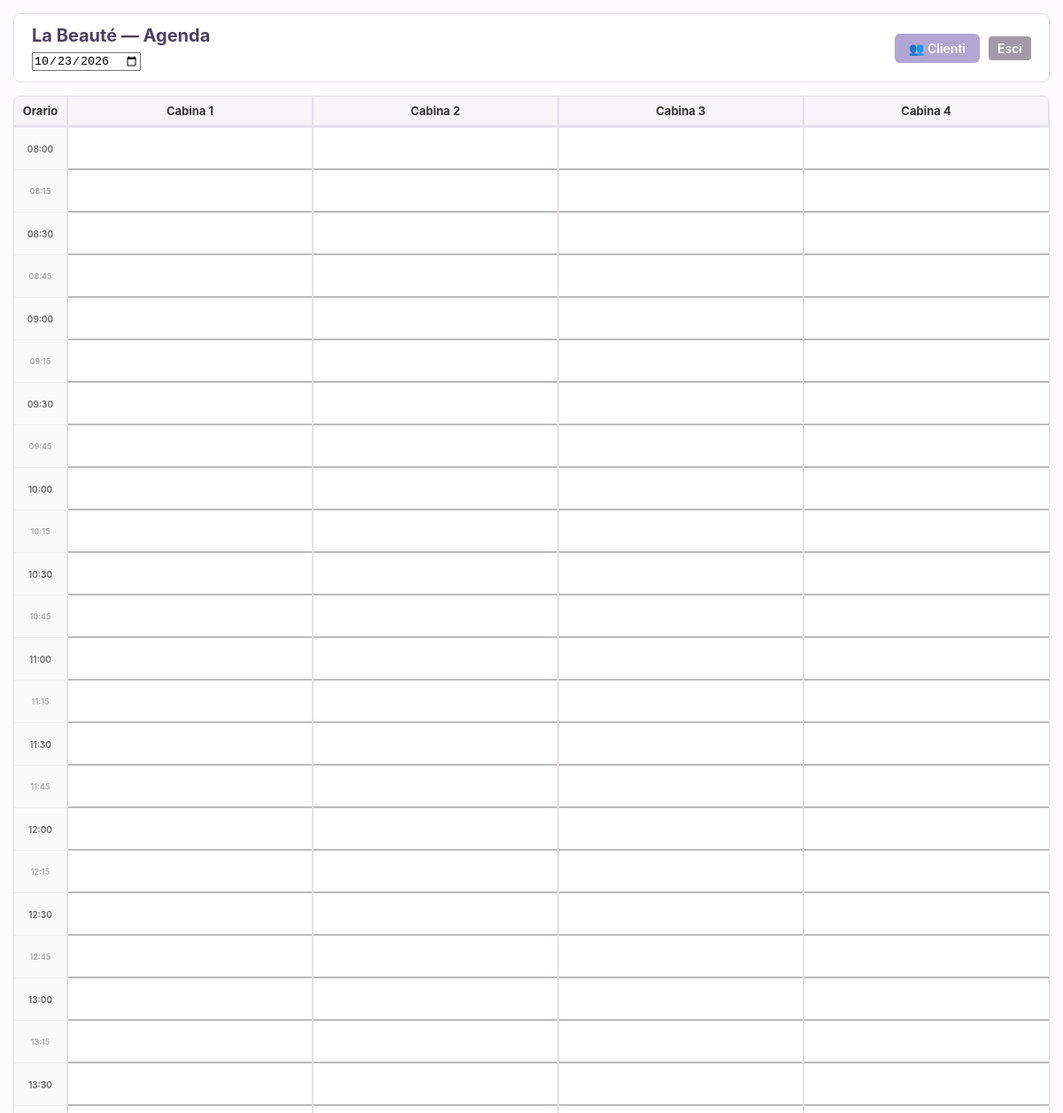
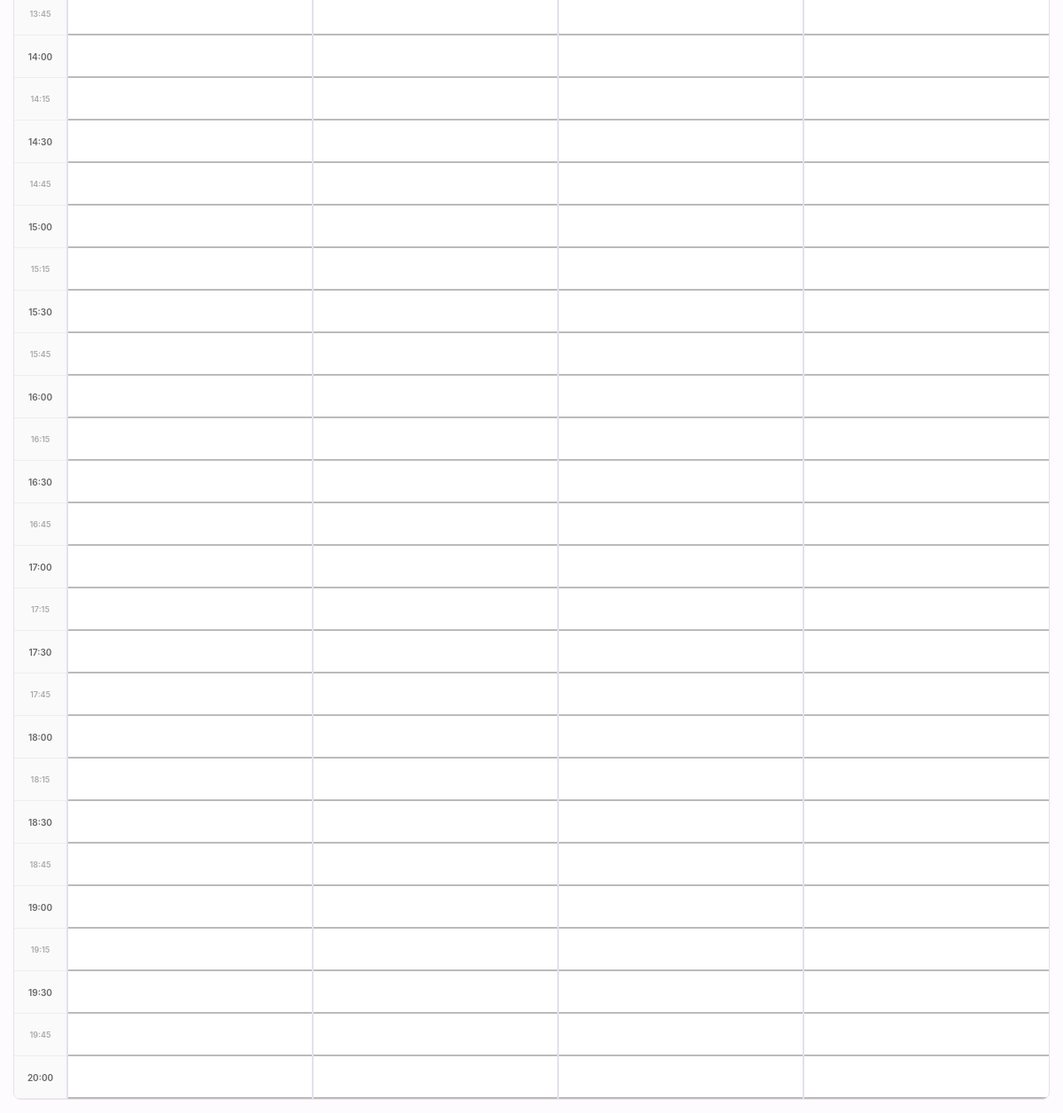
Screenshot of /agenda.php (signed in) with the database file from the repository (2 pictures, top to bottom).
### tables this page shows
CREATE TABLE IF NOT EXISTS `cabine` (
    `id` INT AUTO_INCREMENT PRIMARY KEY,
    `numero` INT NOT NULL UNIQUE,
    `nome` VARCHAR(50) NOT NULL,
    `attiva` TINYINT(1) DEFAULT 1
);

### agenda.php (the view, shortened to what this page needs)
<?php
require_once 'config.php';
$dataSelezionata = $_GET['data'] ?? date('Y-m-d');
$stmtCabine = $pdo->query("SELECT * FROM `cabine` WHERE `attiva` = 1 ORDER BY `numero` ASC");
$cabine = $stmtCabine->fetchAll();
$fasceOrarie = [];
for ($h = 8; $h <= 20; $h++) {
    foreach (['00', '15', '30', '45'] as $m) {
        if ($h == 20 && $m !== '00') break;
        $fasceOrarie[] = sprintf('%02d:%s', $h, $m);
    }
}
?>
<!DOCTYPE html>
<html lang="it">
<head>
<link rel="stylesheet" href="css/admin-theme.css">
</head>
<body>
<header class="top-bar">
    <div>
        <h1>La Beauté — Agenda</h1>
        <form method="GET" style="display: inline-block; margin-top: 5px;">
            <input type="date" name="data" value="<?= htmlspecialchars($dataSelezionata) ?>" onchange="this.form.submit()">
        </form>
    </div>
    <div class="actions" style="display: flex; gap: 10px; align-items: center;">
        <a href="clienti.php">👥 Clienti</a>
        <a href="logout.php" style="background: #a499a8; padding: 5px 10px; border-radius: 4px; color: white; text-decoration: none;">Esci</a>
    </div>
</header>
<div class="agenda-grid">
    <div class="grid-header time-header">Orario</div>
    <?php foreach ($cabine as $idx => $cab): ?>
        <div class="grid-header <?= $idx === 0 ? 'active-header' : '' ?>" data-cabin-id="<?= $cab['id'] ?>"><?= htmlspecialchars($cab['nome']) ?></div>
    <?php endforeach; ?>
    <div class="time-col">
        <?php foreach ($fasceOrarie as $ora): ?>
            <div class="time-slot-label <?= in_array(substr($ora, -2), ['15', '45']) ? 'quarter' : '' ?>"><?= $ora ?></div>
        <?php endforeach; ?>
    </div>
    <?php foreach ($cabine as $idx => $cab): ?>
        <div class="cabin-col <?= $idx === 0 ? 'active-cabin' : '' ?>" data-cabin-id="<?= $cab['id'] ?>">
            <?php foreach ($fasceOrarie as $ora): ?>
                <div class="slot-cell hour-border"
                     data-cabina="<?= $cab['id'] ?>"
                     data-ora="<?= $ora ?>"
                     onclick="openNewForm(this)">
                </div>
            <?php endforeach; ?>
        </div>
    <?php endforeach; ?>
</div>
</body>
</html>

### css/admin-theme.css (style rules this page uses)
:root { --primary: #b1a7d5; --primary-hover: #9b8ec4; --bg-base: #fdfbfd; --border-color: #e5dfec; --slot-hover: #f3eff9; --booked-bg: #eddff4; --booked-border: #b1a7d5; --font-stack: -apple-system, BlinkMacSystemFont, "Segoe UI", Roboto, sans-serif; }
* { box-sizing: border-box; margin: 0; padding: 0; }
body { font-family: var(--font-stack); background-color: var(--bg-base); color: #333; padding: 15px; }
.top-bar { display: flex; justify-content: space-between; align-items: center; background: #fff; padding: 12px 20px; border-radius: 8px; border: 1px solid var(--border-color); margin-bottom: 15px; }
.top-bar h1 { font-size: 20px; color: #4a4063; }
.top-bar .actions a, .btn-primary { display: inline-block; background: var(--primary); color: #fff; text-decoration: none; padding: 8px 16px; border-radius: 6px; font-size: 14px; font-weight: 600; border: none; cursor: pointer; transition: background 0.2s; }
.agenda-grid { display: grid; grid-template-columns: 80px repeat(4, 1fr); background: #fff; border-radius: 8px; border: 1px solid var(--border-color); overflow: hidden; }
.grid-header { background: #f7f4fa; padding: 12px 8px; text-align: center; font-weight: bold; border-bottom: 2px solid var(--border-color); border-right: 1px solid var(--border-color); }
.time-col { border-right: 1px solid var(--border-color); background: #faf8fc; }
.time-slot-label { height: 60px; display: flex; align-items: center; justify-content: center; font-size: 13px; font-weight: 600; color: #666; border-bottom: 1px solid var(--border-color); }
.cabin-col { position: relative; border-right: 1px solid var(--border-color); }
.cabin-col:last-child { border-right: none; }
.slot-cell { height: 60px; border-bottom: 1px dashed var(--border-color); cursor: pointer; transition: background 0.15s; padding: 4px; }

### rows the page displays
cabine: nome "Cabina 1"
cabine: nome "Cabina 2"
cabine: nome "Cabina 3"
cabine: nome "Cabina 4"

### other values shown
$ora "08:00"
$ora "08:15"
$ora "08:30"
$ora "08:45"
$ora "09:00"
$ora "09:15"
$ora "09:30"
$ora "09:45"
$ora "10:00"
$ora "10:15"
$ora "10:30"
$ora "10:45"
$ora "11:00"
$ora "11:15"
$ora "11:30"
